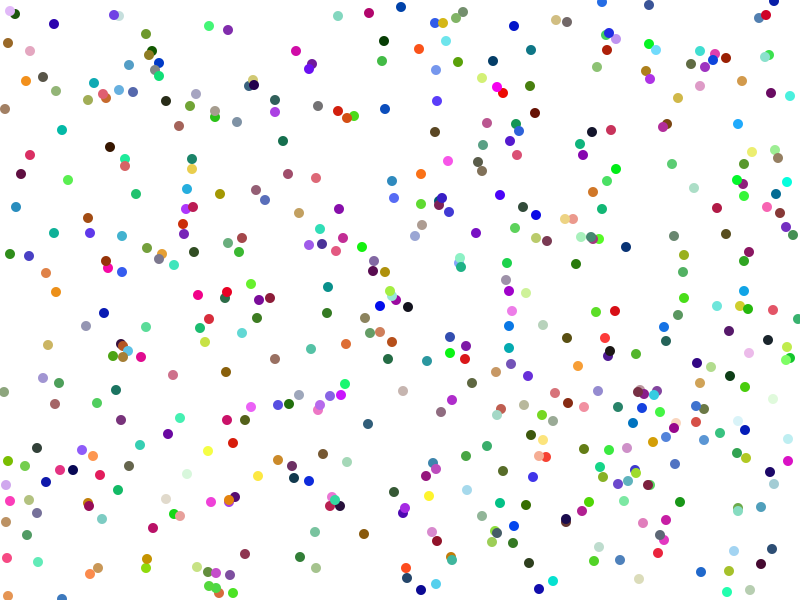
Frame 1 (no input)
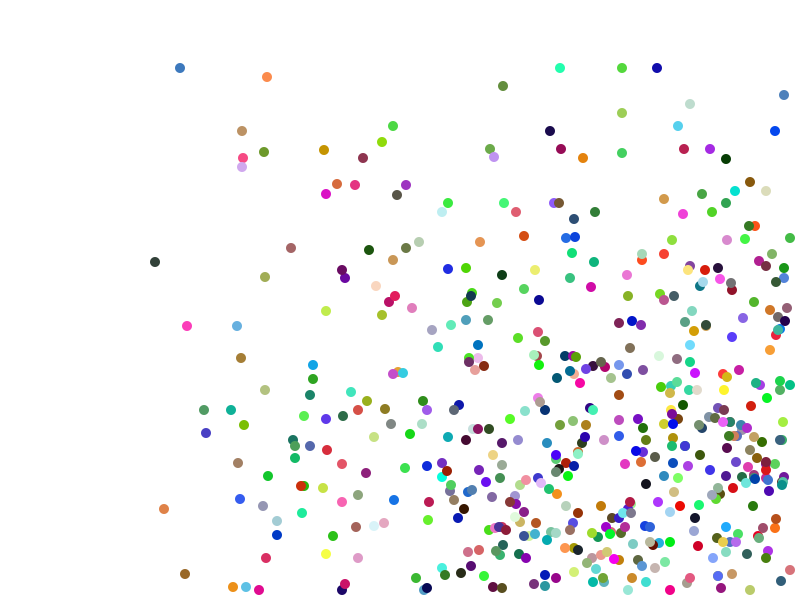
Frame 60 (the mouse pressed at the canvas centre just before this capture)
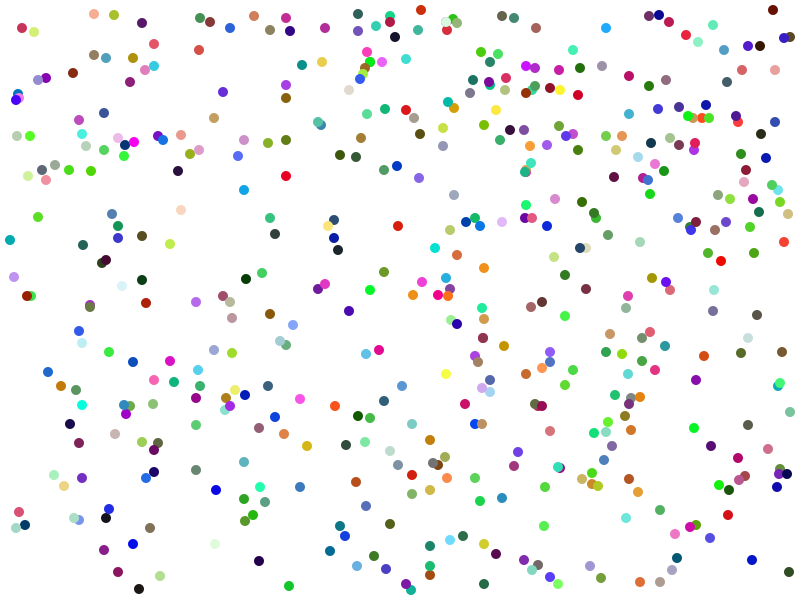
Frame 120 (the mouse held since frame 60 and released just before this capture)

The Processing sketch that drew these frames (run headless with seeded random() and noise(); from frame 60 on, the mouse is pressed at the canvas centre):

// Processing sketch: processing_157092
// ── processing_157092.pde

Particle[] p = new Particle[5000];
int vmax = 10;
int vmin = 2;

void setup(){
  size(800, 600);
  for(int i = 0; i < 500; i++){
    p[i] = new Particle((int)random(800), (int)random(600), (int)random(vmin, vmax), (int)random(vmin, vmax), (int)random(255), (int)random(255), (int)random(255));
  }
}

void draw(){
  background(255);
  for(int i = 0; i < 500; i++){
    p[i].draw();
    p[i].move();
  }
}
class Particle{
  int px;
  int py;
  int vx;
  int vy;
  int cr;
  int cg;
  int cb;
  
  Particle(int px, int py, int vx, int vy, int cr, int cg, int cb){
    this.px = px;
    this.py = py;
    this.vx = vx;
    this.vy = vy;
    this.cr = cr;
    this.cg = cg;
    this.cb = cb;
  }
  
  void draw(){
    noStroke();
    fill(cr, cg, cb);
    ellipse(px, py, 10, 10);
  }
  
  void move(){
    px += vx;
    if(px > width - 10){
      px = width - 10;
      vx = -vx;
    }else if(px < 10){
      px = 10;
      vx = -vx;
    }
    
    py += vy;
    if(py > height - 10){
      py = height - 10;
      vy = -vy;
    }else if(py < 10){
      py = 10;
      vy = -vy;
    }
  }
}
